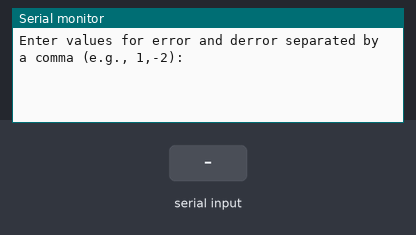
A sketch run on a simulated Arduino Uno, built with avr-gcc and run on an emulated ATmega328P. Parts: the last lines printed to the serial monitor. The inputs (shaded band) are chosen by the test bench.

Above: at 1.2 s.
1.3 s: "90,45\n" received over Serial
At 2.5 s:
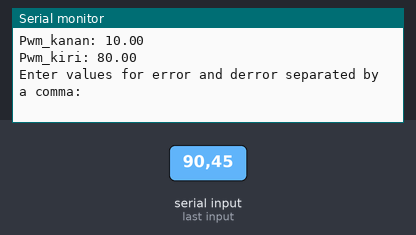
2.8 s: "1,90\n" received over Serial
At 3.7 s:
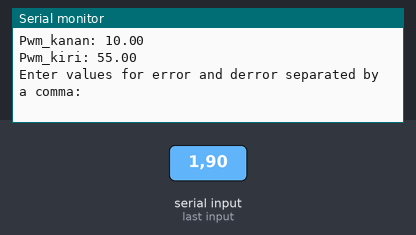

Measured:
- after the input at 1.3 s, the serial monitor: prints a new line at once (image 1)
- after the input at 2.8 s, the serial monitor: prints a new line at once (image 2)

The sketch:

sketch_sep23a.ino
```cpp
// Define PWM arrays
int Pwm_FIS_kiri[3][3] = {{10, 10, 10}, {10, 80, 50}, {10, 50, 80}};
int Pwm_FIS_kanan[3][3] = {{80, 50, 10}, {50, 80, 10}, {10, 10, 10}};

float uerror[3] = {0, 0, 0};
float uderror[3] = {0, 0, 0};
float FisPWN[3][3] = {{0, 0, 0}, {0, 0, 0}, {0, 0, 0}};
float upwm[3] = {10, 50, 80};

float error = 0;
float derror = 0;

// Function to calculate fuzzy error
void fuzzerror() {
    if (error < 0) {
        uerror[0] = 1 - (error + 6) / 6.0;
    } else {
        uerror[0] = 0;
    }

    if (error > -6 && error <= 0) {
        uerror[1] = (error + 6) / 6.0;
    } else if (error > 0 && error <= 6) {
        uerror[1] = 1 - (error) / 6.0;
    } else {
        uerror[1] = 0;
    }

    if (error > 0) {
        uerror[2] = error / 6.0;
    } else {
        uerror[2] = 0;
    }
}

// Function to calculate fuzzy derror
void fuzzderror() {
    if (derror < 0) {
        uderror[0] = 1 - (derror + 6) / 6.0;
    } else {
        uderror[0] = 0;
    }

    if (derror > -6 && derror <= 0) {
        uderror[1] = (derror + 6) / 6.0;
    } else if (derror > 0 && derror <= 6) {
        uderror[1] = 1 - (derror) / 6.0;
    } else {
        uderror[1] = 0;
    }

    if (derror > 0) {
        uderror[2] = derror / 6.0;
    } else {
        uderror[2] = 0;
    }
}

// Function to calculate FisPWN matrix
void fuzzyfikasi() {
    for (int i = 0; i < 3; i++) {
        for (int j = 0; j < 3; j++) {
            FisPWN[i][j] = min(uderror[i], uerror[j]);
        }
    }
}

void setup() {
    Serial.begin(9600);
    Serial.println("Enter values for error and derror separated by a comma (e.g., 1,-2):");
}

void loop() {
    // Check if data is available on Serial
    if (Serial.available() > 0) {
        // Read input from Serial as a string
        String input = Serial.readStringUntil('\n');

        // Split the input string by comma to get error and derror
        int commaIndex = input.indexOf(',');
        if (commaIndex > 0) {
            error = input.substring(0, commaIndex).toFloat();
            derror = input.substring(commaIndex + 1).toFloat();

            // Fuzzify error and derror
            fuzzerror();
            fuzzderror();
            fuzzyfikasi();

            // Defuzzification
            float JumlahFIS = 0;
            for (int i = 0; i < 3; i++) {
                for (int j = 0; j < 3; j++) {
                    JumlahFIS += FisPWN[j][i];
                }
            }

            float num_kanan = 0;
            float num_kiri = 0;
            for (int i = 0; i < 3; i++) {
                for (int j = 0; j < 3; j++) {
                    num_kanan += FisPWN[i][j] * Pwm_FIS_kanan[i][j];
                    num_kiri += FisPWN[i][j] * Pwm_FIS_kiri[i][j];
                }
            }

            float Pwm_kanan = num_kanan / JumlahFIS;
            float Pwm_kiri = num_kiri / JumlahFIS;

            // Print results
            Serial.print("Pwm_kanan: ");
            Serial.println(Pwm_kanan);
            Serial.print("Pwm_kiri: ");
            Serial.println(Pwm_kiri);
            Serial.println("Enter values for error and derror separated by a comma:");
        }
    }
}
```
